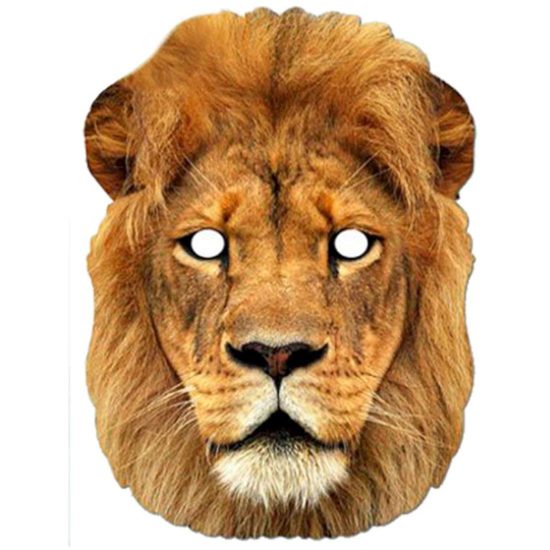
#> input picture 29.face_morphing/Inputs/lion_pic.jpg, 1100 x 1100 px, found by its file name (shown at 1/2 size)
$ python 1.face_morphing.py
#> lines starting #> are read from the running program, lines starting #| are printed output that depends on the picture
import cv2
import numpy as np


first_img = cv2.imread('Inputs\lion_pic.jpg')
#> first_img is the input picture: shape (1100, 1100, 3); mean B, G, R 139.6, 172.4, 204.1
second_img = cv2.imread('Inputs\my_pic.png')
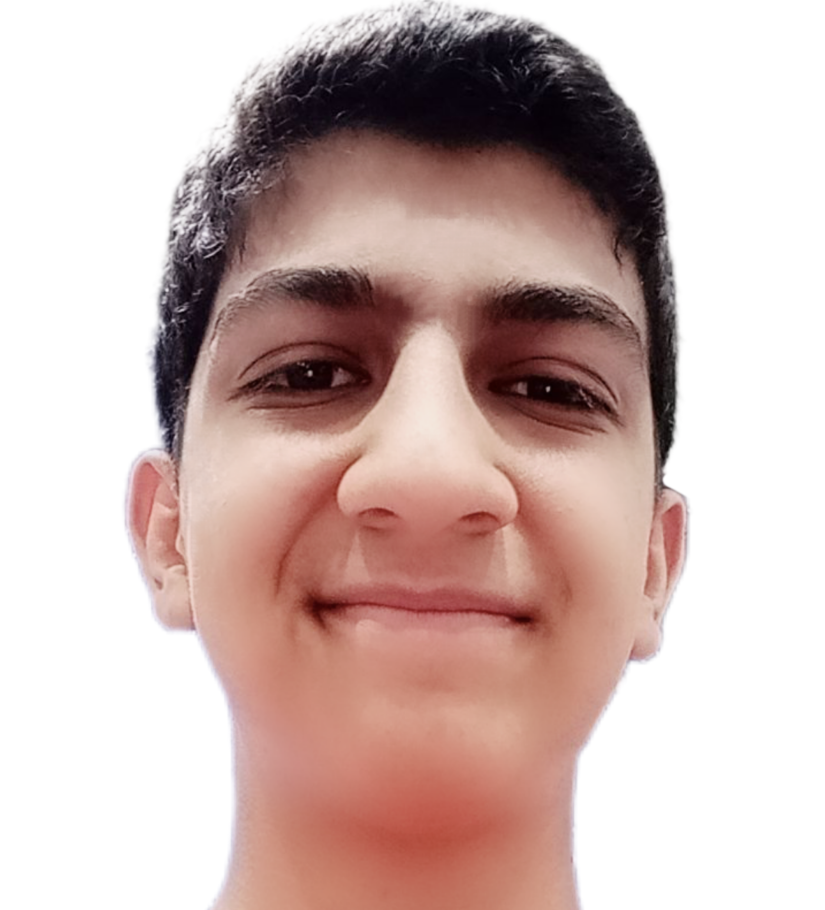
#> input picture 29.face_morphing/Inputs/my_pic.png, 1650 x 1820 px, found by its file name (shown at 1/2 size)
#> second_img is the input picture: shape (1820, 1650, 3); mean B, G, R 177.5, 181.7, 204.5

w, h, _ = first_img.shape
#> w = 1100; h = 1100
second_img = cv2.resize(second_img, [h, w])
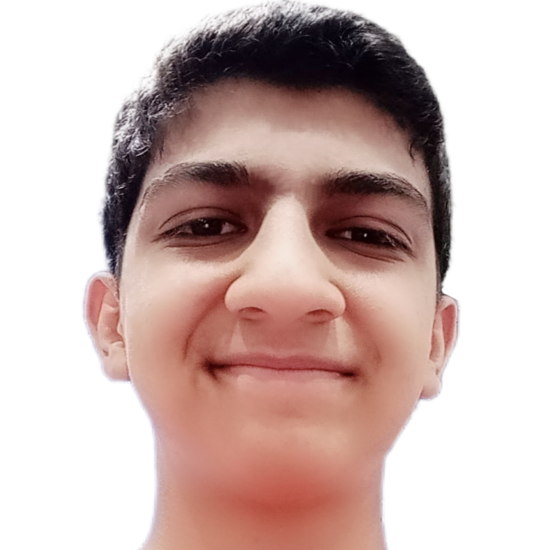
#> second_img: shape (1100, 1100, 3) (shown at 1/2 size); mean B, G, R 177.5, 181.7, 204.5

second_img = second_img.astype(np.float32)
first_img = first_img.astype(np.float32)

img_result1 = second_img*.25 + first_img*.75
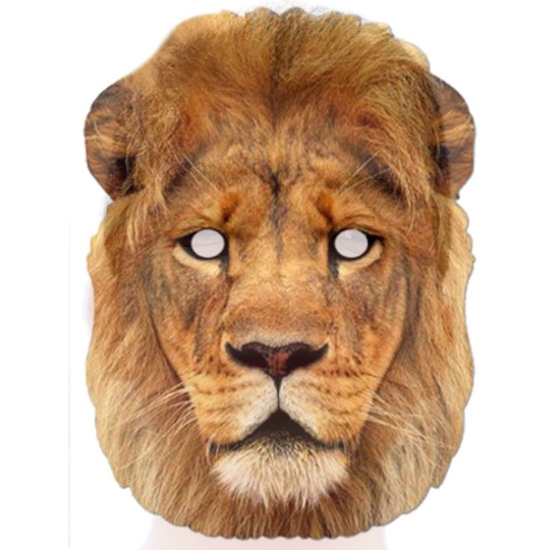
#> img_result1: shape (1100, 1100, 3) float32 (shown at 1/2 size); mean B, G, R 149.4, 175.1, 204.5
img_result2 = second_img*.5 + first_img*.5
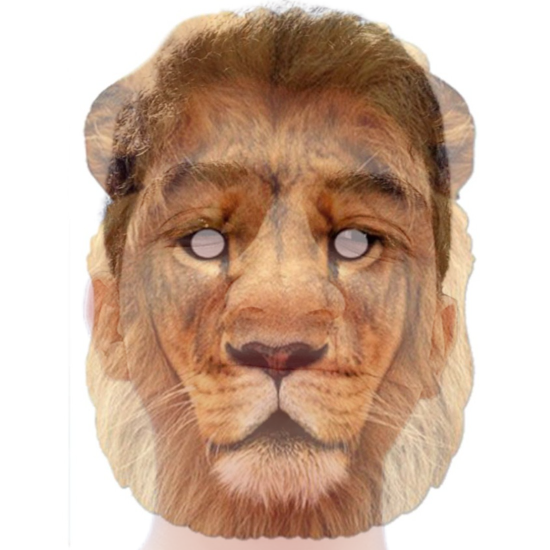
#> img_result2: shape (1100, 1100, 3) float32 (shown at 1/2 size); mean B, G, R 158.9, 177.4, 204.6
img_result3 = second_img*.75 + first_img*.25
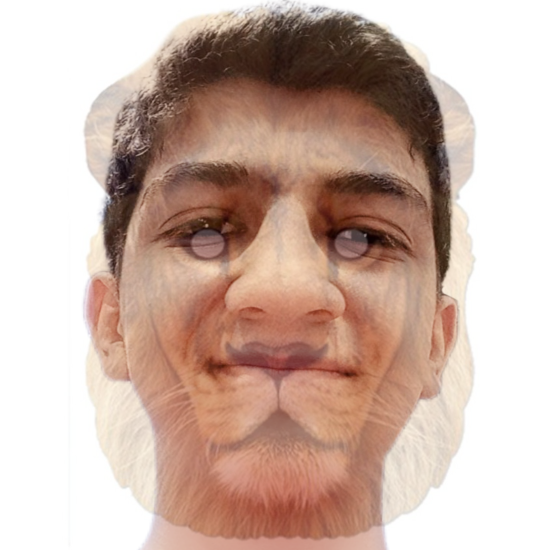
#> img_result3: shape (1100, 1100, 3) float32 (shown at 1/2 size); mean B, G, R 168.3, 179.7, 204.7

img_result1 = img_result1.astype(np.uint8)
img_result2 = img_result2.astype(np.uint8)
img_result3 = img_result3.astype(np.uint8)

img_result = np.concatenate((first_img, img_result1, img_result2,
 img_result3, second_img), axis=1)
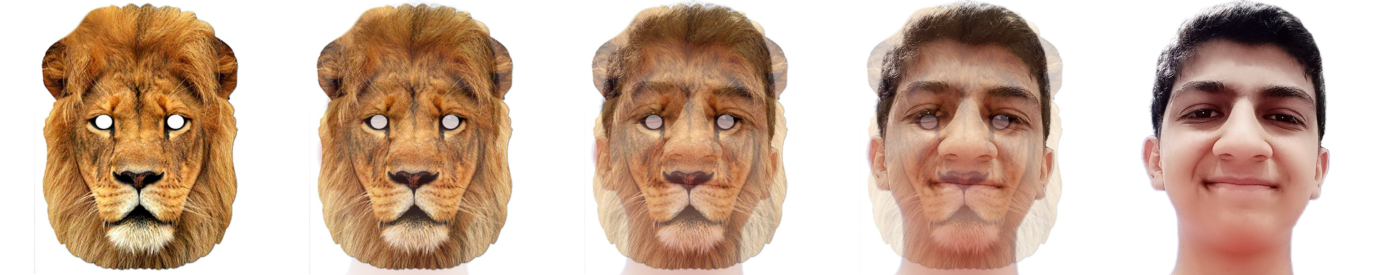
#> img_result: shape (1100, 5500, 3) float32 (shown at 1/4 size); mean B, G, R 158.8, 177.2, 204.5

cv2.imwrite('Outputs\morphing.jpg',img_result)
